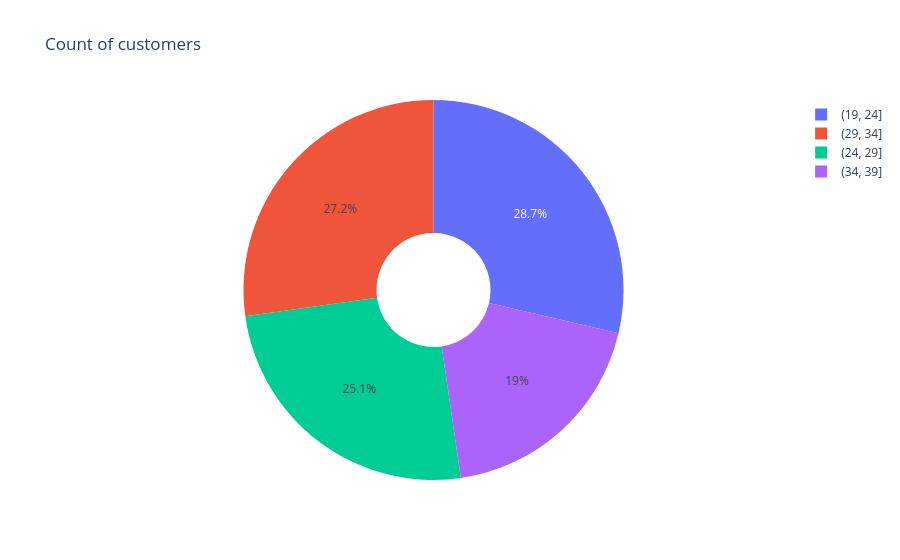

The cell this chart's notebook holds for it:
### Code cell
fig = px.pie(data_frame = q3,names = 'Age_Range',values='count',title='Count of customers',hole=0.3)
fig.show()

### Figure 1 — Plotly figure (JSON) as saved in the notebook; plotly's stock layout.template omitted (floating-point values rounded to 4 significant figures)
{"data": [{"domain": {"x": [0, 1], "y": [0, 1]}, "hole": 0.3, "hovertemplate": "Age_Range=%{label}<br>count=%{value}<extra></extra>", "labels": ["(19, 24]", "(29, 34]", "(24, 29]", "(34, 39]"], "legendgroup": "", "name": "", "showlegend": true, "type": "pie", "values": [137, 130, 120, 91]}], "layout": {"legend": {"tracegroupgap": 0}, "title": {"text": "Count of customers"}}}
